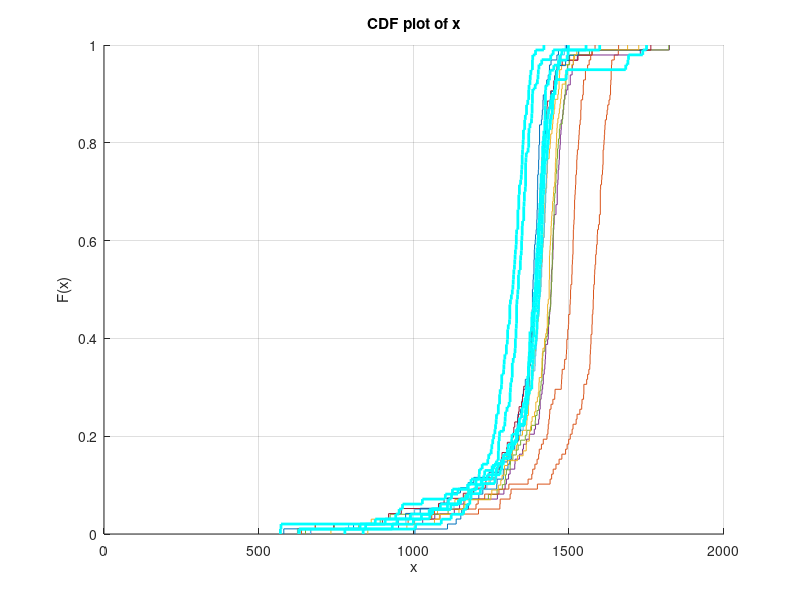

MATLAB code for this plot:
clear all;
close all;


%%%%%%%%%%%%%%%%%%%%%%%%%%%%%%%%%%%%%%%%%%%%%%%%%%%%%%%%%
%One thousand nodes simulations with no node's location %
%restrictions.                                          %
%%%%%%%%%%%%%%%%%%%%%%%%%%%%%%%%%%%%%%%%%%%%%%%%%%%%%%%%%

%x_sn_sbw = load('CDF_sn_sbw.dat');
%x_sn_hbw = load('CDF_sn_hbw.dat');
%x_sn_sbw2 = load('CDF_sn_sbw_120508_1243.dat');
%x_sn_hbw2 = load('CDF_sn_hbw_130508_0057.dat');
%x_sn_hbw3 = load('CDF_sn_hbw_130508_1725.dat');
%x_sn_hbw4 = load('CDF_sn_hbw_140508_0010.dat');
%x_sn_hbw5 = load('CDF_sn_hbw_140508_1330.dat');
%x_nn_sbw = load('CDF_nn_sbw.dat');
%x_nn_hbw = load('CDF_nn_hbw.dat');
%x_nn_hbw2 = load('CDF_nn_hbw_1405081709.dat');
%x_nn_hbw3 = load('CDF_nn_hbw_140508_2156.dat');
%x_nn_hbw4 = load('CDF_nn_hbw_150508_0001.dat');
%x_nn_hbw5 = load('CDF_nn_hbw_150508_0153.dat');
%x_nn_hbw6 = load('CDF_nn_hbw_150508_0310.dat');
%x_nn_hbw7 = load('CDF_nn_hbw_150508_1200.dat');


%%%%%%%%%%%%%%%%%%%%%%%%%%%%%%%%%%%%%%%%%%%%%%%%%%%
%One hundred nodes simulations, nodes limited to  %
%one hundrer first nodes enlisted                 %
%%%%%%%%%%%%%%%%%%%%%%%%%%%%%%%%%%%%%%%%%%%%%%%%%%%

x_nn_hbw = load('CDF_nn_hbw_1_100.dat');
x_nn_hbw2 = load('CDF_nn_hbw_2_100.dat');
x_nn_hbw3 = load('CDF_nn_hbw_3_100.dat');
x_nn_hbw4 = load('CDF_nn_hbw_4_100.dat');
x_nn_hbw5 = load('CDF_nn_hbw_5_100.dat');
x_nn_hbw6 = load('CDF_nn_hbw_6_100.dat');
x_nn_hbw7 = load('CDF_nn_hbw_7_100.dat');
x_nn_hbw8 = load('CDF_nn_hbw_8_100.dat');
x_nn_hbw9 = load('CDF_nn_hbw_9_100.dat');
x_nn_hbw10 = load('CDF_nn_hbw_10_100.dat');

%x_sn_hbw = load('CDF_sn_hbw_1_100.dat');
%x_sn_hbw2 = load('CDF_sn_hbw_2_100.dat');
%x_sn_hbw3 = load('CDF_sn_hbw_3_100.dat');
%x_sn_hbw4 = load('CDF_sn_hbw_4_100.dat');

%x_sn2_hbw = load('CDF_sn2_hbw_1_100.dat');
%x_sn2_hbw2 = load('CDF_sn2_hbw_2_100.dat');
%x_sn2_hbw3 = load('CDF_sn2_hbw_3_100.dat');
%x_sn2_hbw4 = load('CDF_sn2_hbw_4_100.dat');

%x_sn3_hbw = load('CDF_sn3_hbw_1_100.dat');
%x_sn3_hbw2 = load('CDF_sn3_hbw_2_100.dat');
%x_sn3_hbw3 = load('CDF_sn3_hbw_3_100.dat');

x_sn4_hbw = load('CDF_sn4_hbw_1_100.dat');
x_sn4_hbw2 = load('CDF_sn4_hbw_2_100.dat');
x_sn4_hbw3 = load('CDF_sn4_hbw_3_100.dat');
x_sn4_hbw4 = load('CDF_sn4_hbw_4_100.dat');
x_sn4_hbw5 = load('CDF_sn4_hbw_5_100.dat');

figure(1);
title('Normal Nodes');
hold on;
cdfplot(x_nn_hbw);
cdfplot(x_nn_hbw2);
cdfplot(x_nn_hbw3);
cdfplot(x_nn_hbw4);
cdfplot(x_nn_hbw5);
cdfplot(x_nn_hbw6);
cdfplot(x_nn_hbw7);
cdfplot(x_nn_hbw8);
cdfplot(x_nn_hbw9);
cdfplot(x_nn_hbw10);

%h = cdfplot(x_sn_hbw);
%set(h,'Color',[0 0 0]);
%set(h,'LineWidth',2);
%h = cdfplot(x_sn_hbw2);
%set(h,'Color',[0 0 0]);
%set(h,'LineWidth',2);
%h = cdfplot(x_sn_hbw3);
%set(h,'Color',[0 0 0]);
%set(h,'LineWidth',2);

%h = cdfplot(x_sn2_hbw);
%set(h,'Color',[1 0 0]);
%set(h,'LineWidth',2);
%h = cdfplot(x_sn2_hbw2);
%set(h,'Color',[1 0 0]);
%set(h,'LineWidth',2);
%h = cdfplot(x_sn2_hbw3);
%set(h,'Color',[1 0 0]);
%set(h,'LineWidth',2);
%h = cdfplot(x_sn2_hbw4);
%set(h,'Color',[1 0 0]);
%set(h,'LineWidth',2);

%h = cdfplot(x_sn3_hbw);
%set(h,'Color',[0 1 0]);
%set(h,'LineWidth',2);
%h = cdfplot(x_sn3_hbw2);
%set(h,'Color',[0 1 0]);
%set(h,'LineWidth',2);
%h = cdfplot(x_sn3_hbw3);
%set(h,'Color',[0 1 0]);
%set(h,'LineWidth',2);

h = cdfplot(x_sn4_hbw);
set(h,'Color',[0 1 1]);
set(h,'LineWidth',2);
pause;
h = cdfplot(x_sn4_hbw2);
set(h,'Color',[0 1 1]);
set(h,'LineWidth',2);
pause;
h = cdfplot(x_sn4_hbw3);
set(h,'Color',[0 1 1]);
set(h,'LineWidth',2);
pause;
h = cdfplot(x_sn4_hbw4);
set(h,'Color',[0 1 1]);
set(h,'LineWidth',2);
pause;
h = cdfplot(x_sn4_hbw5);
set(h,'Color',[0 1 1]);
set(h,'LineWidth',2);

